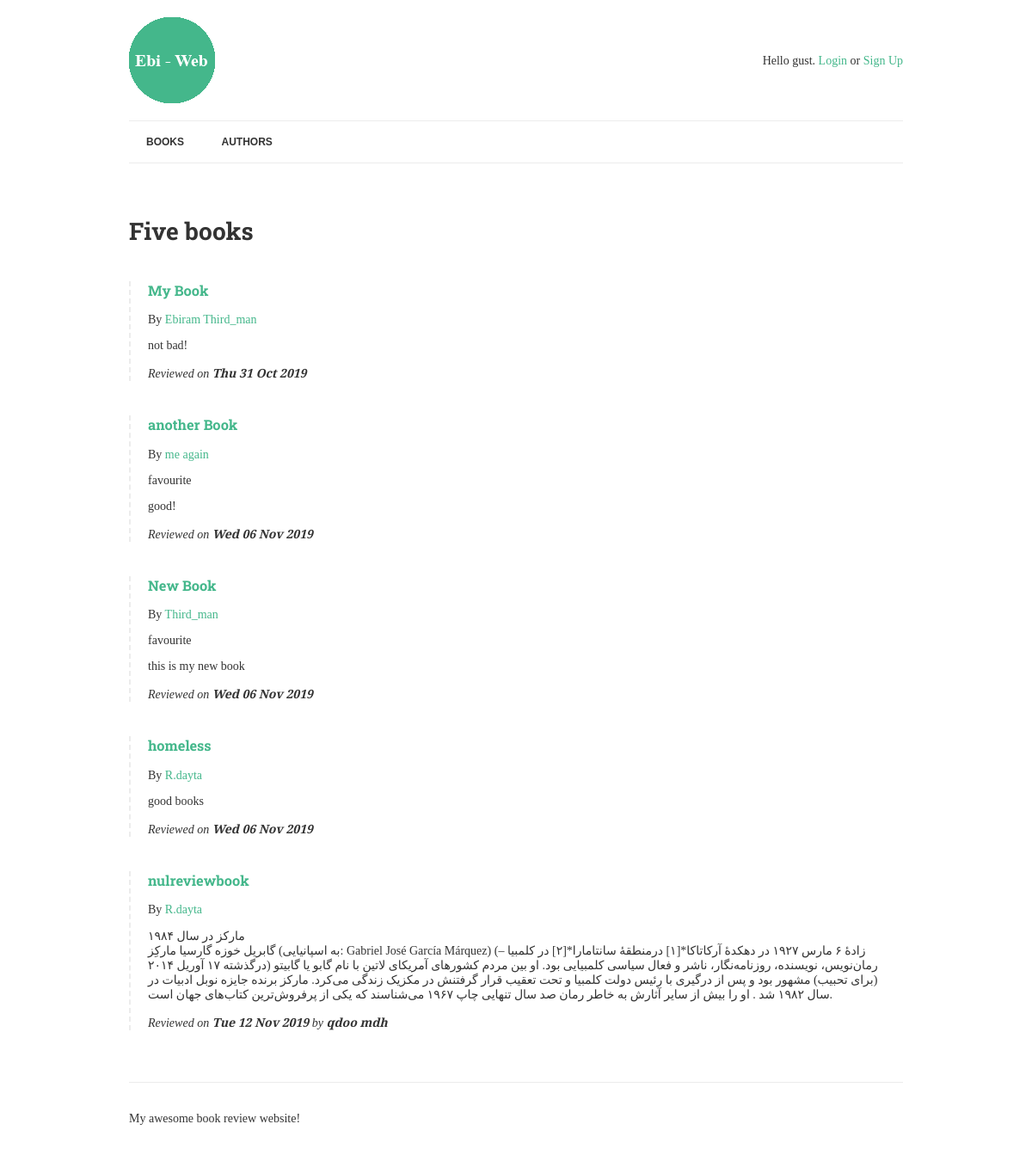
The page / on the database its author committed.
### books/models.py (models this page shows, shortened)
class Book(models.Model): #now we need the quality that books might have
	title = models.CharField(max_length=150) #this going to be stored as a string we must set maximum lenght to store
	authors = models.ManyToManyField("Author",related_name="books")
	review = models.TextField(blank = True, null=True)
	reviewed_by = models.ForeignKey(User, blank=True, null=True, related_name='review', on_delete=models.PROTECT)
	date_reviewd = models.DateTimeField(blank = True, null=True)#it is stored as a date_time object *
	is_favourite = models.BooleanField(default=False,verbose_name="Favourite?")
	def list_authors(self):
		return "-".join([author.name for author in self.authors.all()])

class Author(models.Model):
	name = models.CharField(max_length=70,help_text=' Use pen name,not Real name',
							 unique=True)

### books/views.py (the view)
# urls.py: path('', books_list, name="books"),
def books_list(request):
    books= Book.objects.exclude(date_reviewd__isnull=True).prefetch_related('authors') #for query our database
    context = {  # we must send the books variable to list.html with render and context only accept dictionary
        "books": books,
    }
    return render(request, "list.html", context)

### books/templates/list.html
{% extends "base.html"%}
{%load humanize%}
{% block content %}
    <h1>{{books.count|apnumber|title}} book{{books.count|pluralize}}</h1><!.. #second code only pluralize the book,title for capitalize ..>
    {%for book in books%}
        {% include "book-detail.html" %}
    {%endfor %}
{% endblock content %}

### books/templates/book-detail.html
 <div class="book">
    <h3><a href="{% url 'book-detail' book.pk %}"> {{book.title }} </a></h3>
    <p>By {% for author in book.authors.all %} <a href= "{% url 'author-detail' author.pk %}"> {{author.name}}</a> {% endfor %}</p>
    {% if book.is_favourite %} <p class="highlight">favourite</p>{% endif %}
    <p>{{book.review|linebreaks}}</p>
    <p class="meta">
        Reviewed on <strong> {{book.date_reviewd|date:"D d M Y" }} </strong>
        {% if book.reviewed_by %}
            by <strong> {{ book.reviewed_by.get_full_name|default:book.reviewed_by.username }} </strong>
        {% endif %}
    </p>
</div>

### web_test/static/css/style.css (style rules this page uses)
p.meta { font-style: italic; }
.book { border-left: 2px dashed #ececec; padding-left: 20px; margin: 40px 0; }
body { font-family: 'Merriweather', serif; color: #333; font-size: 14px; }
h1, h2, h3, h4, h5, h6 { font-family: 'Roboto Slab', serif; }
a { color: #44B78B; text-decoration: none; }

### rows shown on the page
Book: title "My Book", review "not bad!", date_reviewd "Thu 31 Oct 2019"
Author: name "Ebiram"
Author: name "Third_man"
Book: title "another Book", is_favourite "favourite", review "good!", date_reviewd "Wed 06 Nov 2019"
Author: name "me again"
Book: title "New Book", is_favourite "favourite", review "this is my new book", date_reviewd "Wed 06 Nov 2019"
Book: title "homeless", review "good books", date_reviewd "Wed 06 Nov 2019"
Author: name "R.dayta"
Book: title "nulreviewbook", review "مارکز در سال ۱۹۸۴ گابریل خوزه گارسیا مارکِز (به اسپانیایی: Gabriel José García Márquez) (زادهٔ ۶ مارس ۱۹۲۷ در دهکدهٔ آرکاتاکا*[۱] درمنطقهٔ سانتامارا*[۲] در کلمبیا – درگذشته ۱۷ آوریل ۲۰۱۴) رمان‌نویس، نویسنده، روزنامه‌نگار، ناشر و فعال سیاسی کلمبیایی بود. او بین مردم کشورهای آمریکای لاتین با نام گابو یا گابیتو (برای تحبیب) مشهور بود و پس از درگیری با رئیس دولت کلمبیا و تحت تعقیب قرار گرفتنش در مکزیک زندگی می‌کرد. مارکز برنده جایزه نوبل ادبیات در سال ۱۹۸۲ شد . او را بیش از سایر آثارش به خاطر رمان صد سال تنهایی چاپ ۱۹۶۷ می‌شناسند که یکی از پرفروش‌ترین کتاب‌های جهان است.", date_reviewd "Tue 12 Nov 2019", reviewed_by.get_full_name "qdoo mdh"

### other values the page prints
{{ books.count|apnumber|title }} "Five"
